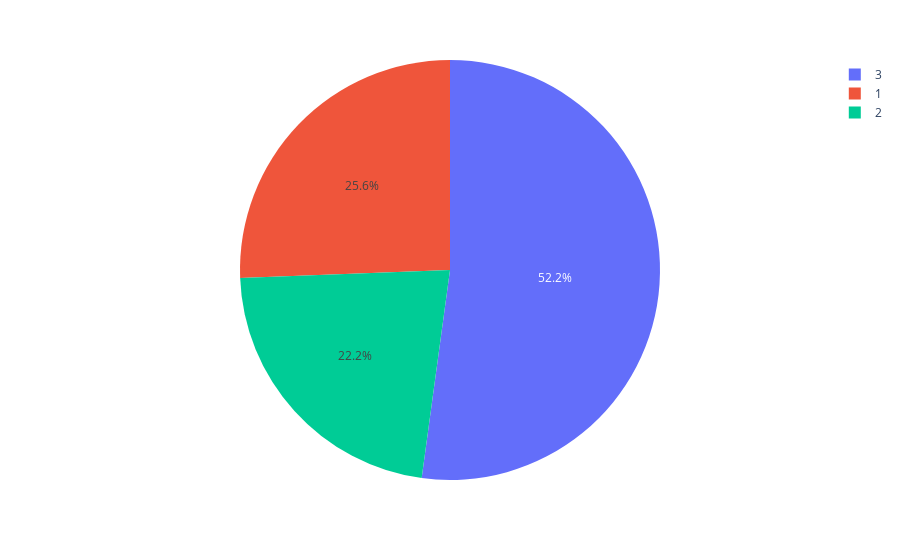

Source (notebook cell):
### Code cell
px.pie(titanic, 'Pclass')

### Figure 1 — Plotly figure (JSON) as saved in the notebook; plotly's stock layout.template omitted (floating-point values rounded to 4 significant figures; data arrays with more than 128 entries replaced by an {"elided": "..."} marker saying what was removed)
{"data": [{"domain": {"x": [0, 1], "y": [0, 1]}, "hovertemplate": "Pclass=%{label}<extra></extra>", "labels": {"elided": "418 int values"}, "legendgroup": "", "name": "", "showlegend": true, "type": "pie"}], "layout": {"legend": {"tracegroupgap": 0}, "margin": {"t": 60}}}
